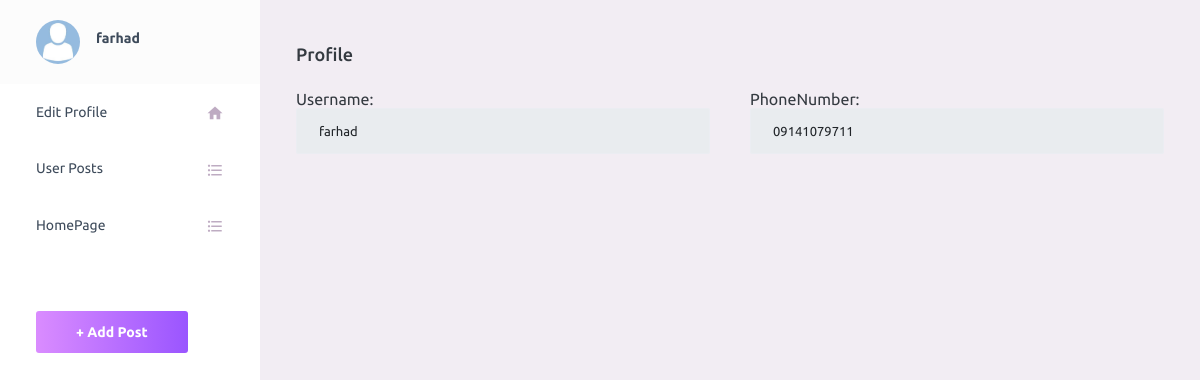
/accounts/profile/ (signed in), run on an earlier commit of the app's database.
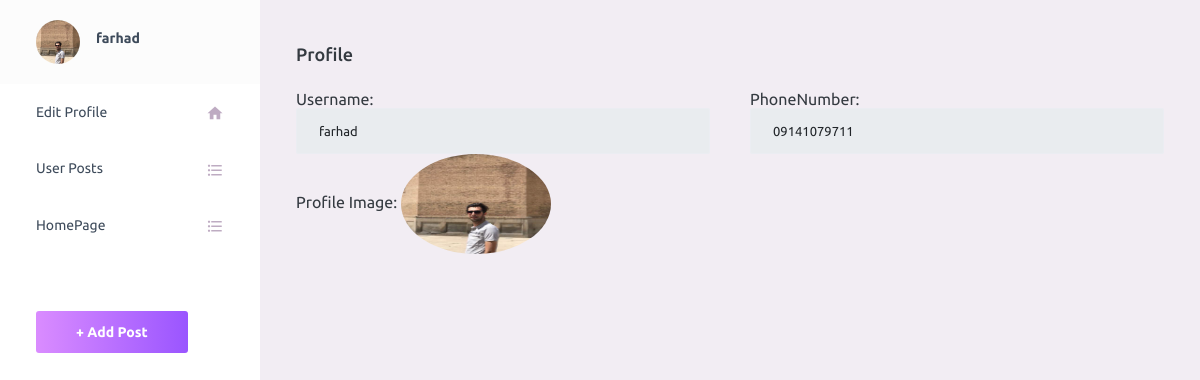
And on a later commit of the database.
### accounts/models.py (models this page shows, shortened)
class Profile(models.Model):
    user = models.OneToOneField(User,on_delete=models.CASCADE,related_name='profile')
    phone_number = models.CharField(blank=True,max_length=13)
    image=models.ImageField(upload_to='profile/images',null=True,blank=True)

### accounts/views.py (the view)
# urls.py: path('profile/',UserProfile.as_view(),name='profile'),
class UserProfile(AllowUserMixin,View):
    allowed_user=['is_authenticated','is_superuser']
    def get(self,request):
        profile=Profile.objects.get(user_id=request.user.id)
        return render(request,'accounts/profile.html',{'profile':profile})

### accounts/mixins.py (called while the page is built)
    def dispatch(self,request,*args,**kwargs):
        user=[]
        if request.user.is_anonymous:
            user.append("is_anonymous")
        elif request.user.is_superuser:
            user.append("is_superuser")
        elif request.user.is_authenticated:
            user.append("is_authenticated")
        if user[0] not in self.allowed_user:
            messages.error(request, 'you should be  first login !', 'warning')
            return redirect(reverse_lazy('accounts:login'))
        else:
            return super().dispatch(request, *args, **kwargs)

### accounts/templates/accounts/profile.html (shortened to what this page needs)
{% extends 'include/admin template/base.html' %}
{% block content %}
      <div class="container-fluid page-body-wrapper">
        <nav class="sidebar sidebar-offcanvas" id="sidebar">
          <ul class="nav">
            <li class="nav-item nav-profile">
              <a href="#" class="nav-link">
                <div class="nav-profile-image">
                    {% if profile.image %}
                        <img src="{{ profile.image.url }}" alt="profile">
                    {% else %}
                        <img src="/static/assets/images/profile/avatar.jpg">
                    {% endif %}
                </div>
                <div class="nav-profile-text d-flex flex-column">
                  <span class="font-weight-bold mb-2">{{ profile.user.username}}</span>
                </div>
              </a>
            </li>
            <li class="nav-item">
              <a class="nav-link" href="{% url 'accounts:upateprofile' profile.id %}">
                <span class="menu-title">Edit Profile </span>
                <i class="mdi mdi-home menu-icon"></i>
              </a>
            </li>
            <li class="nav-item">
              <a class="nav-link" href="{% url 'blog:user_post' %}">
                <span class="menu-title">User Posts</span>
                <i class="mdi mdi-format-list-bulleted menu-icon"></i>
              </a>
            </li>
           <li class="nav-item">
              <a class="nav-link" href="{% url 'blog:Blogs' %}">
                <span class="menu-title">HomePage</span>
                <i class="mdi mdi-format-list-bulleted menu-icon"></i>
              </a>
            </li>
            <li class="nav-item sidebar-actions">
              <span class="nav-link">
                <a class="btn btn-gradient-primary mt-4 mr-2" href="{% url 'blog:create_post' %}">+ Add Post</a>
              </span>
            </li>
          </ul>
        </nav>
        <div class="main-panel">
          <div class="content-wrapper">
            <div class="page-header">
              <h3 class="page-title">
                <span class="bg-info-primary me-2">
                   Profile
                </span>
              </h3>
            </div>
              <div class="row">
                     <div class="col-6">
                      Username: <input type="text" value="{{ profile.user.username}}" class="form-control" readonly>
                     </div>
                      <div class="col-6">
                     PhoneNumber: <input type="text" value="{{ profile.phone_number}}" class="form-control" readonly>
                     </div>
              </div>
              <div class="row">
                  {% if profile.image %}
                      <div class="col-6">
                    Profile Image: <img src=" {{ profile.image.url }} "  width="150px" height="100px" class="rounded-circle">
                      </div>
                  {% endif %}
              </div>
          </div>
        </div>
      </div>
{% endblock %}

What changed in the data, as far as the page shows it:
changed Profile "farhad": image: picture added
Also different on the page:
text now shown: "Profile Image:"
